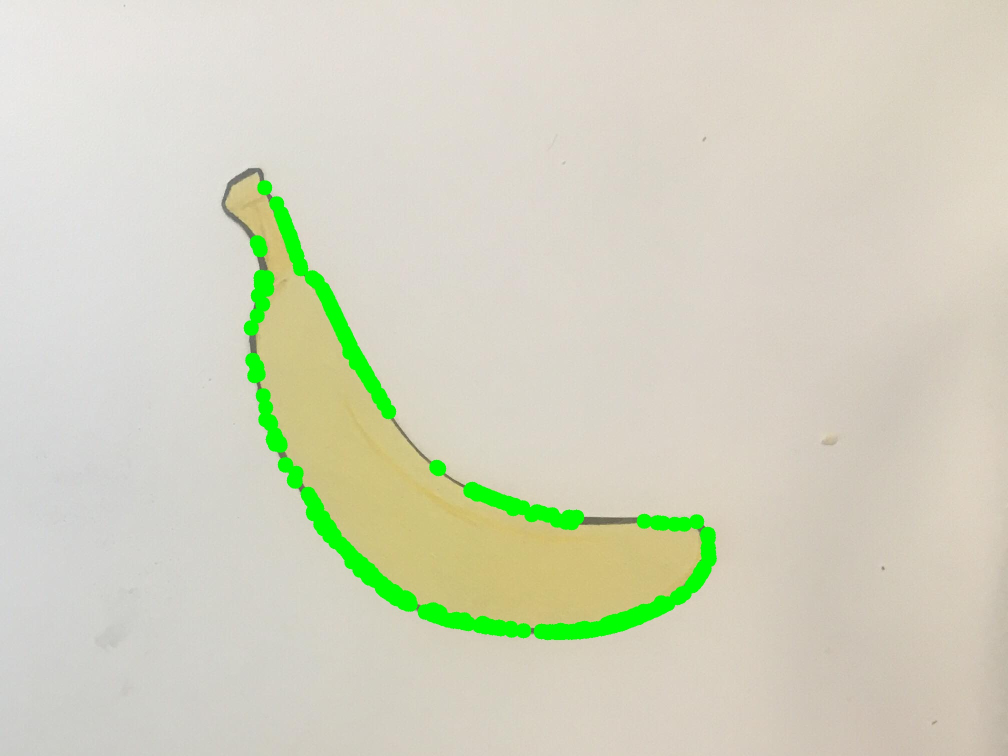
#> input picture Backend/cut-sort-contour/drawable/banana.jpg, 2016 x 1512 px (shown at 1/2 size)
$ python split_send.py drawable/banana.jpg   (Python 2 division)
#> lines starting #> are read from the running program, lines starting #| are printed output that depends on the picture
### Backend/cut-sort-contour/NutriBuddyRequest.py
import json
from watson_developer_cloud import VisualRecognitionV3
import reg_green

def watsonRequest(path , key, classifier):  #path to be properly escaped (\\)

    visual_recognition = VisualRecognitionV3(
        '2016-05-20',
        api_key=key)

    with open(path, 'rb') as images_file:
        classes = visual_recognition.classify(
            images_file,
            parameters=json.dumps({
                'classifier_ids': [classifier],
                'threshold': 0.6
            })
        )
        if classes['images'][0]['classifiers'][0]['classes'][0]['class'] == "banana" or \
            classes['images'][0]['classifiers'][0]['classes'][0]['class'] ==  "tomato" or \
            classes['images'][0]['classifiers'][0]['classes'][0]['class'] == "broccoli":
            reg_green.green(path, classes['images'][0]['classifiers'][0]['classes'][0]['class'])
        elif  classes['images'][0]['classifiers'][0]['classes'][0]['class'] == "cola" or\
            classes['images'][0]['classifiers'][0]['classes'][0]['class'] ==  "candy":
            reg_green.red(path, classes['images'][0]['classifiers'][0]['classes'][0]['class'])

### Backend/cut-sort-contour/split_send.py
import NutriBuddyRequest
import cv2
import sys

first_arg = sys.argv[1]

def splitsend(path = first_arg):  #path to be properly escaped (\\)
    #load and cut image:
    #import file, change path there.
#> called with path = 'drawable/banana.jpg'
    img = cv2.imread(path, 1) # 1 BGR, 0 grayscale, -1 alpha
#> img is the input picture: shape (1512, 2016, 3); mean B, G, R 190.8, 211, 210.3
    height, width = img.shape[:2]
#> height = 1512; width = 2016
    im1= img[0:height/2, 0:width/2]  #top left
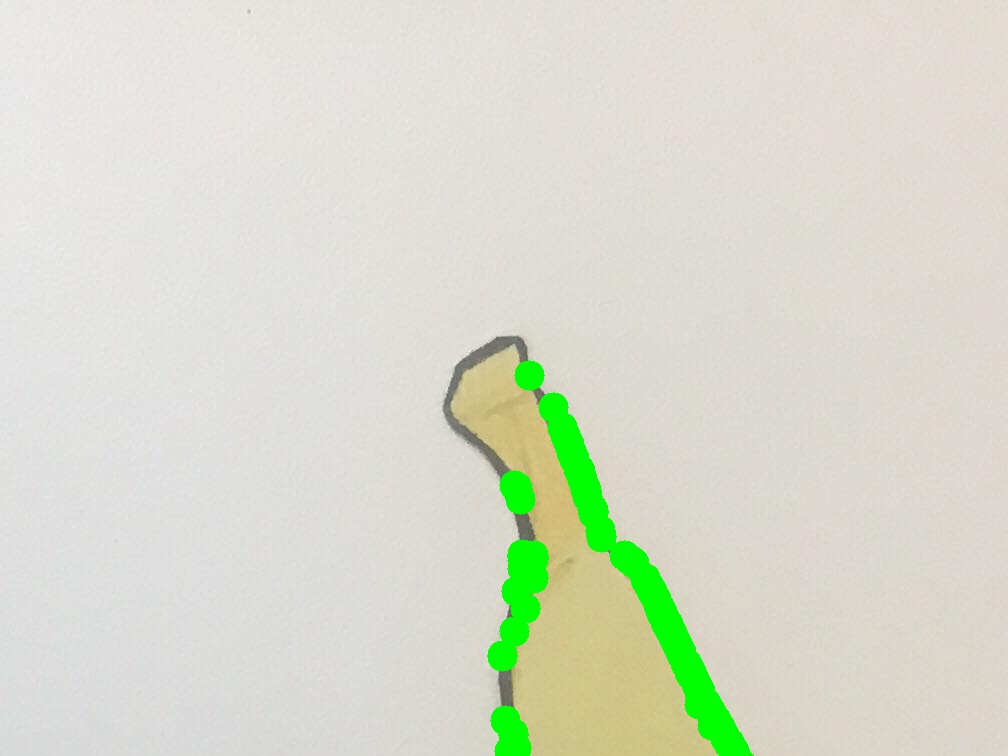
#> im1: shape (756, 1008, 3); mean B, G, R 204.7, 219.7, 215.8
    cv2.imwrite("tmp\\im1.jpg",im1)
    im2= img[height/2:height, 0:width/2] #bottom left
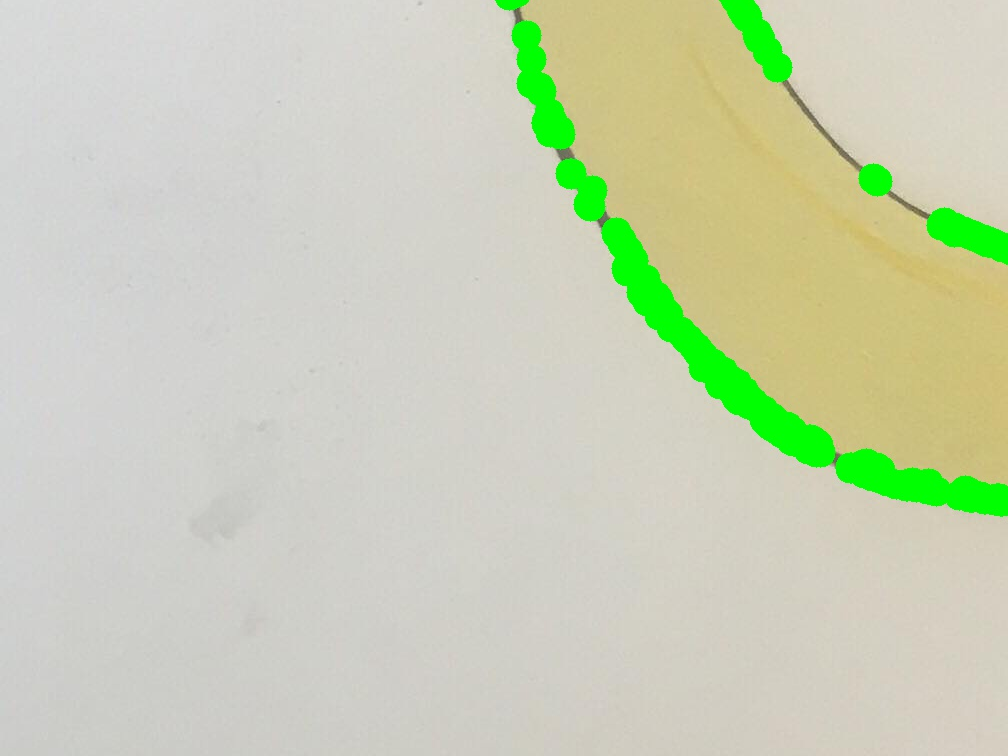
#> im2: shape (756, 1008, 3); mean B, G, R 182.1, 208.3, 201.4
    cv2.imwrite("tmp\\im2.jpg",im2)
    im3 = img[0:height/2, width/2:width] #top right
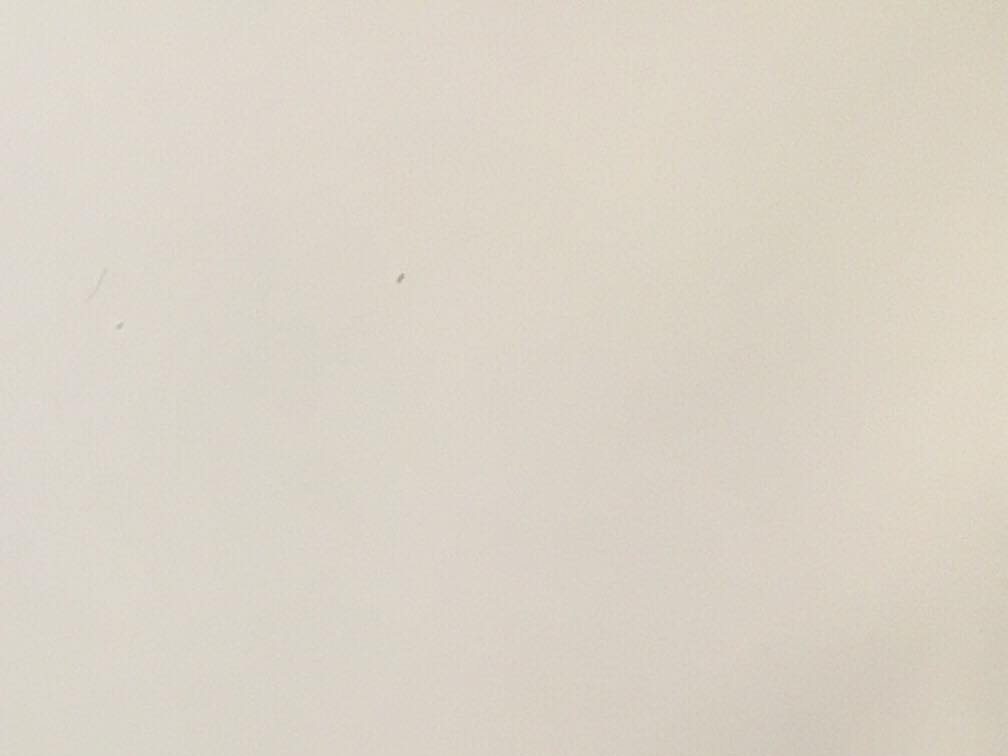
#> im3: shape (756, 1008, 3); mean B, G, R 199.3, 211.7, 219
    cv2.imwrite("tmp\\im3.jpg",im3)
    im4= img[height/2:height, width/2:width] #bottom right
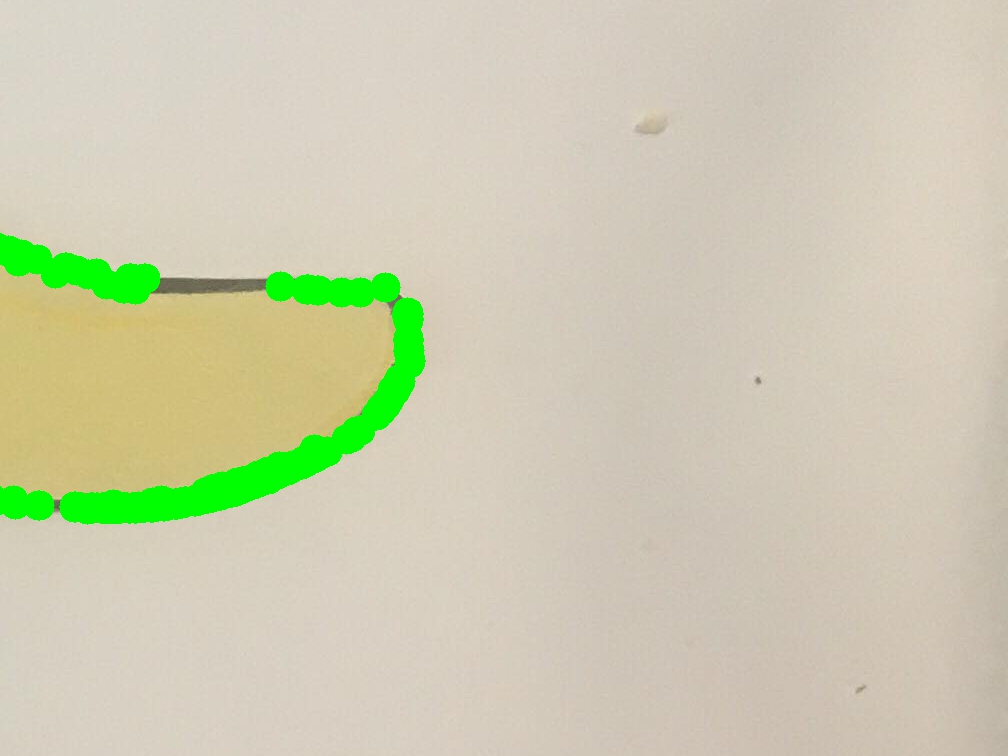
#> im4: shape (756, 1008, 3); mean B, G, R 177.2, 204.2, 204.9
    cv2.imwrite("tmp\\im4.jpg",im4)

    # [7 lines of commented-out code are left out]
    file = open('API_keys.txt',"r")
#> (reads Backend/cut-sort-contour/API_keys.txt from the repository)
    contents = file.readlines()
    i = 1
    for line in contents:
        elements = line.split(",")
        path = "tmp\\im" + str(i) + ".jpg"
        NutriBuddyRequest.watsonRequest(path, elements[0],elements[1])
#> (the call stopped at in watsonRequest, `visual_recognition = VisualRecognitionV3( '2016-05-20', api_key=key)`: watson_developer_cloud is not available in this run)
        i = i +1

    print("success")

if __name__ == '__main__':
    # Map command line arguments to function arguments.
    splitsend()
